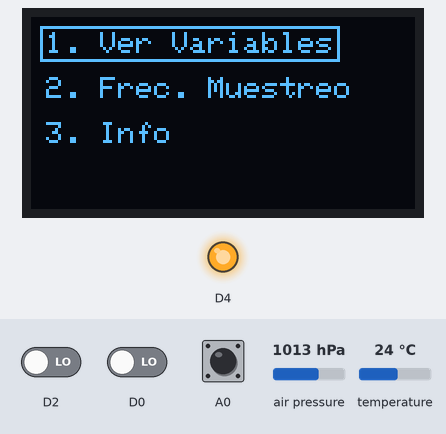
The sketch below on a simulated ESP8266 (NodeMCU). Shown: 128×64 one-colour display, output pins drawn as LEDs (lit = HIGH). The inputs (shaded band) are chosen by the test bench; at power-on: A0 HIGH, temperature 24 °C, D2 LOW, air pressure 1013 hPa, D0 LOW. WiFi joins after 1.5 s; servers stay silent unless stated; the display library's start-up logo is not drawn; the local clock reads 2024-03-15 10:24:30 at power-on unless the sketch sets it; storage starts empty; what the sketch prints to the serial monitor is not drawn.

Above: at 5.8 s.
5.9 s: A0 pulled LOW for 3.2 s
At 6.9 s:
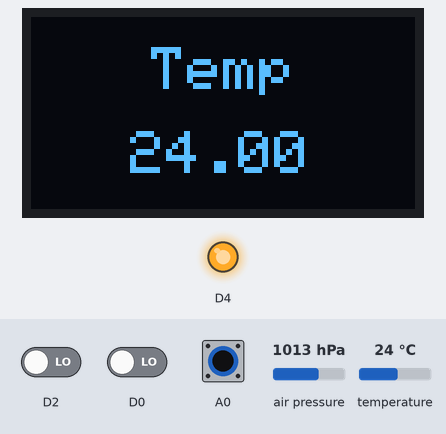
10.6 s: A0 pulled LOW for 0.15 s
12.7 s: temperature set to 12 °C
At 14.8 s:
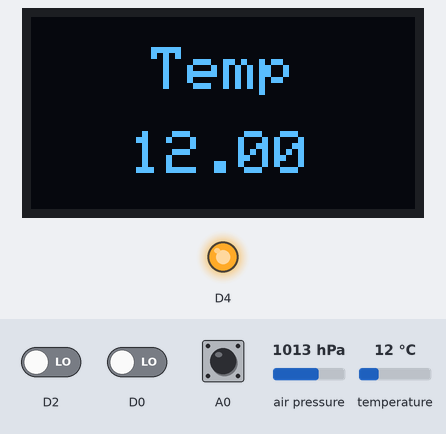
15.6 s: D2 driven HIGH
At 16.5 s:
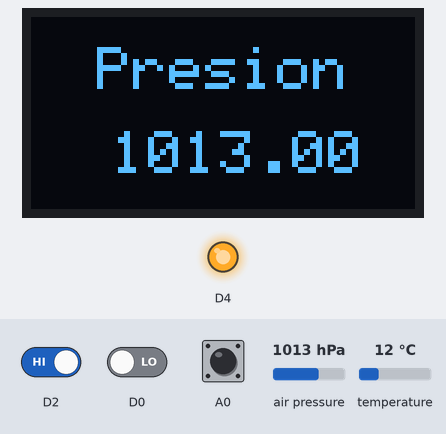
17.7 s: air pressure set to 952 hPa
At 20.0 s:
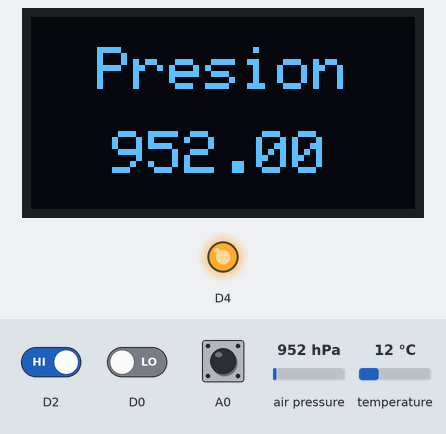
20.5 s: air pressure set to 975 hPa
At 22.9 s:
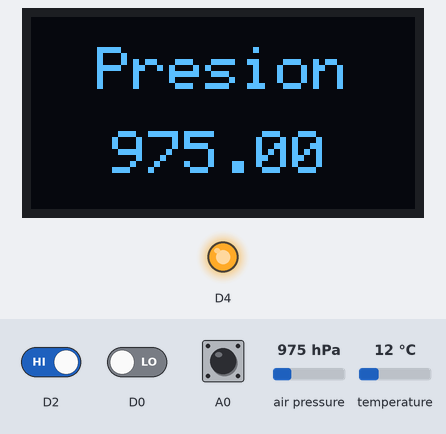
Timing chart, 0 to 24.4 s (numbered marks = the images above; inputs shaded):
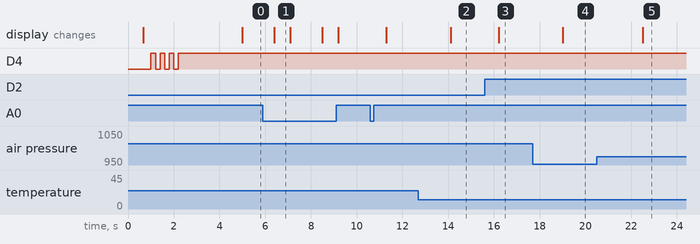

Measured:
- after the input at 5.9 s, the display: changes after 0.49 s (image 1)
- after the input at 12.7 s, the display: changes after 1.4 s (image 2)
- after the input at 15.6 s, the display: changes after 0.61 s (image 3)
- after the input at 17.7 s, the display: changes after 1.3 s (image 4)
- after the input at 20.5 s, the display: changes after 2.0 s (image 5)
- what the display in image 1 shows lasts 0.7 s, from 6.4 s to 7.1 s

The sketch:

main_Rev8.ino
```cpp
/* |-----------------------------------------------------|
 * |--------- Dispositivo de Monitoreo Ambiental --------|
 * |---------- Environmental Monitoring Device ----------|
 * |-----------------------------------------------------|
 * |------ Codificado por: Sergio Pinilla Valencia ------|
 * |---------- Fecha de Creacion: 16 julio 2024 ---------|
 * |--------- Ultima Modificacion: 10 agosto 2024 -------|
 * |---------- Lugar: TecnoAcademia - Manizales ---------|
 * |-----------------------------------------------------|
 * |-----------------------------------------------------|*/

/* |-----------------------------------------------------|
 * |------------------- Descripcion ---------------------|
 * |-----------------------------------------------------|
 * | Este código implementa una estación meteorológica   |
 * | portátil y open source para el monitoreo ambiental  |
 * | en tiempo real, diseñada para estudiar los procesos |
 * | de formación en la Tecnoacademia de Manizales. Este |
 * | dispositivo permite registrar y monitorear diversas |
 * | variables ambientales, proporcionando datos         |
 * | precisos y confiables para su posterior uso en      |
 * | estudios de analisis de los procesos de aprendizaje.|
 * |                                                     |
 * | Caracteristicas Principales:                        |
 * |                                                     |
 * | - Variables a medir: Temperatura, Humedad, Presión, |
 * |   Calidad del aire.                                 |
 * |                                                     |
 * | - Sensor BME680 de la marca Bosch: Integra todos    |
 * |   los sensores necesarios en un solo encapsulado.   |
 * |                                                     |
 * | - Almacenamiento de datos: Tarjeta microSD como     |
 * |   dispositivo de almacenamiento principal.          |
 * |                                                     |
 * | - Registro de tiempo real: Módulo RTC DS3231 que    |
 * |   permite registrar la hora de cada medición.       |
 * |                                                     |
 * | - Visualización de datos: Pantalla OLED de 0.96''   |
 * |   con encoder rotativo para una HMI.                |
 * |                                                     |
 * | - Autonomía energética: Sistema de recolección de   |
 * |   energía mediante un panel solar.                  |
 * |-----------------------------------------------------|
 * |-----------------------------------------------------|*/

/* |-----------------------------------------------------|
 * |------------- Librerias y Constantes ----------------|
 * |-----------------------------------------------------| */
#if defined(__AVR_ATmega2560__) // en caso de que se conecte un arduino MEGA, ejecutar las siguientes instrucciones:
  #include <Wire.h> // Libreria necesaria para la comunicacion I2C entre los disferentes dispositivos y el arduino.
  #include <SPI.h> // Libreria necesaria para la comunicacion SPI entre el modulo Micro SD y el arduino.

  #pragma message "Codigo para Arduino basado AVR 2560 (MEGA)!"

#elif defined(ESP32) // en caso de que se conecte una esp32, ejecutar las siguientes instrucciones:
  #include <Wire.h> // Libreria necesaria para la comunicacion I2C entre los disferentes dispositivos y la ESP.
  #include <SPI.h> // Libreria necesaria para la comunicacion SPI entre el modulo Micro SD y la ESP.

  #pragma message "Codigo para NodeMCU ESP32!"

#elif defined(ESP8266) // en caso de que se conecte una esp8266, ejecutar las siguientes instrucciones:
  #include <Wire.h> // Libreria necesaria para la comunicacion I2C entre los disferentes dispositivos y la ESP.
  #include <SPI.h> // Libreria necesaria para la comunicacion SPI entre el modulo Micro SD y la ESP.

  #pragma message "Codigo para NodeMCU ESP8266!"

#else // si se conecta cualquier otro tipo de placa, entonces:
  #pragma message "No es ni ESP32 o ES8266 o AVR, que es?"

#endif

// Incluir librerias PROPIAS que contienen secciones del codigo de cada componentes fisico:
#include "BMP280.h" // Libreria que contiene las secciones de codigo relacionadas con el sensor BMP280.
#include "RTC.h" // Libreria que contiene las secciones de codigo relacionadas con el sensor RTC DS3231.
#include "MicroSD.h" // Libreria que contiene las secciones de codigo relacionadas con el lector de tarjetas microSD.
#include "Encoder.h" // Libreria que contiene las secciones de codigo relacionadas con el Encoder KY-040.
#include "OLED.h" // Libreria que contiene las secciones de codigo relacionadas con la pantalla OLED 0.96 pulg.
#include "DebugData.h" // Libreria que contiene las secciones de codigo relacionadas con el sensor BMP280.
#include "WiFiConfig.h" // Libreria que contiene las secciones de codigo relacionadas con la conexion Wifi de la ESP.
//#include "OtaSetup.h" // Libreria que contiene las secciones de codigo relacionadas con el protocolo OTA que permite programar la ESP via WIFI.


/* |-----------------------------------------------------|
 * |---------------- Zona Configuracion -----------------|
 * |-----------------------------------------------------| */
 void setup() {
  Serial.begin(9600); // Inicializar Comunicacion Serial.
  Wire.begin(); // Inicializar comunicacion I2C.
  while (!Serial) { // Esperar hasta que se Abra el Canal Serial.
  }

  printHeader(); // Funcion que imprime el encabezado de presentacion del codigo.
  initEncoder(); // Funcion que se encarga de inicializar y configurar el Encoder.
  initBMP280(); // Funcion que se encarga de inicializar y configurar el sensor BMP280.
  initRTC(); // Funcion que se encarga de inicializar y configurar el modulo RTC.
  initOLED(); // Funcion que se encarga de inicializar y configurar la pantalla OLED.
  initSD(); // Funcion que se encarga de inicializar y configurar el modulo microSD.
  initWiFi(); // Funcion que configura la conexion WiFi de la ESP.
  //initOTA(); // Funcion que se encarga de configurar el Protocolo OTA para programacion Inalambrica.
  initBlynk(); // // funcion para configurar la comunicacion con la plataforma de blynk.

  printCustomMessage("Bienvenido"); // Mostrar mensaje de bienvenida.
  delay(2000);
  getEnvironmentalData(); // sensar por primera vez, para tener valores que mostrar en pantalla.
  oled.clearDisplay(); // Limpar pantalla despues de dos (2) segundos.
}


/* |-----------------------------------------------------|
 * |------------------ Codigo Principal -----------------|
 * |-----------------------------------------------------| */
void loop(){
  BlynkRun(); // llamar a la funcion que se encarga de gestionar la comunicacion, lectura, y envio de datos entre la ESP y la plataforma Blynk.
  //OtaRun(); // Llamar a la funcion que se encarga de gestionar el protocolo de comunciacion OTA.
  readEncoder(); // llamar a la funcion que lee el estado del encoder y su posicion. la lectura sera en tiempo real, sin intervalos de interrupcion.

  // condicional que se encarga de refrescar la pantalla OLED cada cierto intervalo de tiempo, esto sin el uso de delay:
  if((millis() - refreshTime) > refreshInterval){
    refreshTime = millis(); // Actualizar Tiempo actual para proximo ciclo.

    printMenu(); // Imprimir los diferentes menus y submenus.
    // printEncoderData(); // Imprimir valores sensados por el Encoder.
  }

  if((millis() - samplingTime) > samplingInterval){
    samplingTime = millis(); // Actualizar Tiempo actual para proximo ciclo.

    // Registrar las Mediciones desde el sensor BMP y el RTC:
    readRTC();
    getEnvironmentalData(); // llamar a la funcion que se encarga de sensar las variables fisicas.
    logDataSD(); // grabar valores sensados por el sensor BMP280 y el RTC en la memoria microSD.
    printSensorData(); // Imprimir Valores sensados por el BMP280 en el monitor Serial.
  }
}
```

BMP280.h
```cpp
/* |-----------------------------------------------------|
 * |------------------- Conexiones ----------------------|
 * |-----------------------------------------------------|
 * | Sensor BMP280:                                      |
 * |    SCL -> PIN 21 (MEGA) - GPIO22 (ESP32)            |
 * |    SDA -> PIN 20 (MEGA) - GPIO21 (ESP32)            |
 * |    Vin -> 5v ESP                                    |
 * |    GND -> Ground ESP                                |
 * |-----------------------------------------------------|
 * |-----------------------------------------------------|*/

/* |-----------------------------------------------------|
 * |------------------ Bibliografia ---------------------|
 * |-----------------------------------------------------|
 * | Sensor BMP280:                                      |
 * | - Libreria: https://n9.cl/2wgdx                     |
 * | - Guia de Funcionamiento: https://n9.cl/31472       |
 * | - Tutorial Simple: https://n9.cl/s88k9              |
 * |-----------------------------------------------------|
 * |-----------------------------------------------------|*/

/* |-----------------------------------------------------|
 * |------------- Librerias y Constantes ----------------|
 * |-----------------------------------------------------| */
#if defined(__AVR_ATmega2560__) // en caso de que se conecte un arduino MEGA, ejecutar las siguientes instrucciones:
  #include <Adafruit_Sensor.h> // Libreria requerida para la programacion de todos los sensores de marca Adafruit.
  #include <Adafruit_BMP280.h> // Libreria que contiene las instrucciones especificas para el sensor BMP280.

  #define SEALEVELPRESSURE_HPA 1013.25 // Constante utilizada para determinar la presion a nivel del mar (Cartagena) que es 760 mmHg = 1013.25 hPa.

#elif defined(ESP32) // en caso de que se conecte una esp32, ejecutar las siguientes instrucciones:
  #include <Adafruit_Sensor.h> // Libreria requerida para la programacion de todos los sensores de marca Adafruit.
  #include <Adafruit_BMP280.h> // Libreria que contiene las instrucciones especificas para el sensor BMP280.

  #define SEALEVELPRESSURE_HPA 1013.25 // Constante utilizada para determinar la presion a nivel del mar (Cartagena) que es 760 mmHg = 1013.25 hPa.

#elif defined(ESP8266) // en caso de que se conecte una esp8266, ejecutar las siguientes instrucciones:
  #include <Adafruit_Sensor.h> // Libreria requerida para la programacion de todos los sensores de marca Adafruit.
  #include <Adafruit_BMP280.h> // Libreria que contiene las instrucciones especificas para el sensor BMP280.

  #define SEALEVELPRESSURE_HPA 1013.25 // Constante utilizada para determinar la presion a nivel del mar (Cartagena) que es 760 mmHg = 1013.25 hPa.

#endif


/* |-----------------------------------------------------|
 * |-------- Declaracion de Variables y Objetos ---------|
 * |-----------------------------------------------------| */
Adafruit_BMP280 BMP; // Crear objeto BMP para usar los metodos y clases del sensor respectivo.

// variables para almacenar los valores relacionados con el sensor:
float temp, pres, alti; // Variables Fisicas.
int freq = 1; // frecuencia de lectura de los sensores.
unsigned long baseTime = 3000; // base de tiempo para calcular la cantidad de muestras a tomar (5 min = 300000 mseg).

// Variables y constantes Utilizadas para reemplazar el delay con la funcion millis():
unsigned long samplingTime = 0;
unsigned long samplingInterval = 0;

/* |-----------------------------------------------------|
 * |----------------- Funciones Propias -----------------|
 * |-----------------------------------------------------| */
void initBMP280(){ // Funcion que se encarga de inicializar y configurar el sensor BMP280:
  Serial.print("Iniciando Sensor BMP280...");

  for(int i=0; i<=10; i++){ // Bucle de 10 intentos para comprobar comunicacion con el sensor BMP280:
    if(!BMP.begin()){
      Serial.print(".");
      delay(1000);
    } else{
      Serial.print(" ¡Sensor BMP280 Encontrado!\n");
      break;
    }

    if(i==10){
      Serial.println(" Error al inicializar el Sensor BMP280.");
      Serial.println("1. Revisa la Conexion.");
      Serial.println("2. Reinicia el arduino.");
      Serial.println("3. vuelve a intentarlo.");
      while(1){};
    }
  }
}


void getEnvironmentalData(){ // funcion que recolecta los datos desde los sensores:
  samplingInterval = baseTime/freq; // calcular el tiempo de muestreo basado en la frecuencia.

  temp = BMP.readTemperature(); // Funcion para leer la temperatura.
  pres = BMP.readPressure()/100; // Funcion para leer la Presion. Se divide en 100 porque el sensor lee en Pascales, y se necesitan hPa.
  alti = BMP.readAltitude(SEALEVELPRESSURE_HPA); // se pasa como parametro la presion atmosferica a nivel del mar en colombia.
}
```

DebugData.h
```cpp
void printHeader(){ // Funcion que imprime el encabezado de presentacion del codigo:
  Serial.println("|-----------------------------------------------------|");
  Serial.println("|--------- Dispositivo de Monitoreo Ambiental --------|");
  Serial.println("|---------- Environmental Monitoring Device ----------|");
  Serial.println("|-----------------------------------------------------|");
  Serial.println("|------ Codificado por: Sergio Pinilla Valencia ------|");
  Serial.println("|---------- Fecha de Creacion: 16 julio 2024 ---------|");
  Serial.println("|--------- Ultima Modificacion: 01 agosto 2024 -------|");
  Serial.println("|---------- Lugar: TecnoAcademia - Manizales ---------|");
  Serial.println("|-----------------------------------------------------|");
  Serial.println("|-----------------------------------------------------|");
  Serial.println("");
}


void printCustomMessage(String selector){ // Funcion para imprimir mensajes personalizados:
  if(selector == "Bienvenido"){
    Serial.println();
    Serial.println();
    Serial.println("\t______ _                           _     _       \t");
    Serial.println("\t| ___ (_)                         (_)   | |      \t");
    Serial.println("\t| |_/ /_  ___ _ ____   _____ _ __  _  __| | ___  \t");
    Serial.println("\t| ___ \\ |/ _ \\ '_ \\ \\ / / _ \\ '_ \\| |/ _` |/ _ \\ \t");
    Serial.println("\t| |_/ / |  __/ | | \\ V /  __/ | | | | (_| | (_) |\t");
    Serial.println("\t\\____/|_|\\___|_| |_|\\_/ \\___|_| |_|_|\\__,_|\\___/ \t");
    Serial.println();
    Serial.println();
  }
}


void printSensorData(){ // Funcion que imprime datos sensados en el monitor Serial:
  sprintf(buffer, "%2d/%2d/%4d - %2d:%2d:%2d", ahora.day(), ahora.month(), ahora.year(), ahora.hour(), ahora.minute(), ahora.second());
  Serial.print(buffer);
  Serial.print("        Temperatura: ");
  Serial.print(temp);
  Serial.print(" °C       Presion: ");
  Serial.print(pres);
  Serial.print(" hPa      Altitud: ");
  Serial.print(alti);
  Serial.println("m"); // Metros
}


void printEncoderData(){ // Funcion que imprime los datos del encoder en el monitor Serial:
  Serial.print("Pasos Encoder: ");
  Serial.print(steps);
  Serial.print("      Dir: ");
  Serial.println(currentDir);
}
```

Source omitted: Encoder.h (6668 bytes), MicroSD.h (4802 bytes), OLED.h (13284 bytes), RTC.h (3586 bytes), WiFiConfig.h (6792 bytes)
